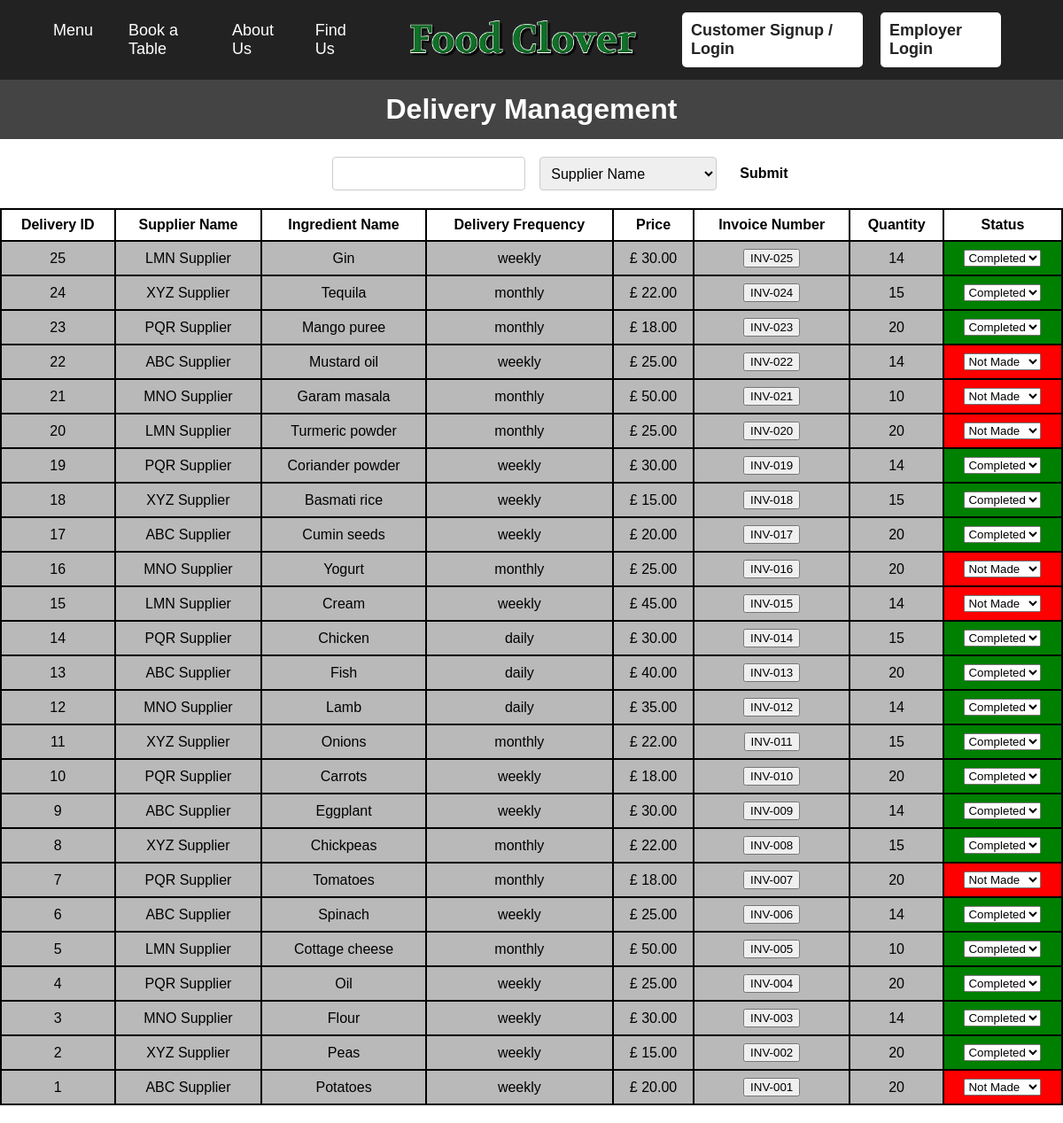
The app's page /pages/employers/deliveryInvoice.php with its own data.
### tables this page shows
CREATE TABLE `delivery` (
  `delivery_id` int(11) NOT NULL,
  `supplier_id` int(11) NOT NULL,
  `ingredient_id` int(11) NOT NULL,
  `delivery_date` date NOT NULL,
  `delivery_frequency` enum('daily','weekly','monthly') NOT NULL,
  `price` decimal(10,2) NOT NULL,
  `invoice_number` varchar(50) DEFAULT NULL,
  `quantity` int(11) NOT NULL,
  `delivery_status` enum('pending','completed','not made') NOT NULL DEFAULT 'pending'
);

CREATE TABLE `suppliers` (
  `supplier_id` int(11) NOT NULL,
  `supplier_name` varchar(255) NOT NULL,
  `address` varchar(255) NOT NULL,
  `phone` varchar(20) NOT NULL,
  `email` varchar(255) NOT NULL,
  `delivery_frequency` enum('daily','weekly','monthly') NOT NULL
);

CREATE TABLE `ingredients` (
  `ingredient_id` int(11) NOT NULL,
  `ingredient_name` varchar(255) NOT NULL,
  `inventory_stock` decimal(10,2) NOT NULL,
  `measure_unit` varchar(20) NOT NULL,
  `supplier_id` int(11) NOT NULL,
  `supplier_name` varchar(255) NOT NULL,
  `expiry_date` date NOT NULL,
  `category` varchar(255) DEFAULT NULL,
  `status` varchar(255) GENERATED ALWAYS AS (case when `inventory_stock` <= 10.00 then 'Urgent' else 'Enough' end) STORED,
  `availability` enum('In use','Not in use') DEFAULT 'In use'
);

### pages/employers/deliveryInvoice.php (the view, shortened to what this page needs)
<?php
include_once '..\..\includes\header.php';
$search = isset($_GET['search']) ? $_GET['search'] : '';
$criteria = isset($_GET['criteria']) ? $_GET['criteria'] : 'supplier_name';
?>
<!DOCTYPE html>
<html>
<header>
    <link rel="stylesheet" href="..\..\assets\css\main_style.css">
    <link rel="stylesheet" href="..\..\assets\css\header_style.css">
    <h1>Delivery Management</h1>
</header>
<form method="get" action="<?php echo htmlspecialchars($_SERVER["PHP_SELF"]); ?>" class="searchbar" onsubmit="trimSearch()">
    <label for="search">Search:</label>
    <input type="text" id="search" name="search" value="<?php echo htmlspecialchars($search); ?>">
    <select name="criteria">
        <option value="supplier_name" <?php if ($criteria === 'supplier_name') {
                                            echo ' selected';
                                        } ?>>Supplier Name</option>
    </select>
    <?php if (!empty($search)) { ?>
        <button type="submit" name="reset" value="1">Reset</button>
    <?php } else { ?>
        <button type="submit">Submit</button>
    <?php } ?>
</form>
<body>
    <table>
        <tr>
            <th>Delivery ID</th>
            <th>Supplier Name</th>
            <th>Ingredient Name</th>
            <th>Delivery Frequency</th>
            <th>Price</th>
            <th>Invoice Number</th>
            <th>Quantity</th>
            <th>Status</th>
        </tr>
        <?php
        $sql = "SELECT delivery.*, suppliers.supplier_name, ingredients.ingredient_name
FROM delivery
INNER JOIN suppliers ON delivery.supplier_id = suppliers.supplier_id
INNER JOIN ingredients ON delivery.ingredient_id = ingredients.ingredient_id
WHERE 1
ORDER BY delivery.invoice_number DESC";
        $result = $conn->query($sql);
        if ($result->num_rows > 0) {
            while ($row = $result->fetch_assoc()) {
                $statusClass = str_replace(' ', '-', strtolower($row["delivery_status"]));
                echo "<tr>";
                echo "<td>" . $row["delivery_id"] . "</td>";
                echo "<td>" . $row["supplier_name"] . "</td>";
                echo "<td>" . $row["ingredient_name"] . "</td>";
                echo "<td>" . $row["delivery_frequency"] . "</td>";
                echo "<td>£ " . $row["price"] . "</td>";
                echo "<td>";
                echo "<form method='post' action='invoices.php?delivery_id=" . $row["delivery_id"] . "'>";
                echo "<button>" . $row["invoice_number"] . "</button>";
                echo "</form>";
                echo "</td>";
                echo "<td>" . $row["quantity"] . "</td>";
                echo "<td class='" . $statusClass . "'>";
                echo "<form method='post' onsubmit='return confirm(\"Are you sure you want to update the delivery status?\");' action='deliveryInvoice.php'>";
                echo "<select name='delivery_status' onchange='if(confirm(\"Are you sure you want to update the delivery status?\")) { this.form.submit(); }'>";
                echo "<option value='completed' " . ($row["delivery_status"] == 'completed' ? 'selected' : '') . ">Completed</option>";
                echo "<option value='not made' " . ($row["delivery_status"] == 'not made' ? 'selected' : '') . ">Not Made</option>";
                echo "</select>";
                echo "</form>";
                echo "</td></tr>";
            }
        } else {
            echo "<tr><td colspan='8'>0 Deliveries</td></tr>";
        }
        ?>
    </table>
</body>
</html>

### includes/header.php (shortened to what this page needs)
<!DOCTYPE html>
<html>
<head>
    <link rel="stylesheet" href="..\..\assets\css\header_style.css">
<nav>
  <div class="left-links">
  <ul>
      <li><a href="..\..\pages\customers\customer_menu.php">Menu</a></li>
    <?php
    if(isset($_SESSION['usertype']) && ($_SESSION['usertype'] == 'customer' || $_SESSION['usertype'] == 'guest') || !isset($_SESSION['usertype'])) {
      echo '<li><a href="..\..\pages\customers\bookTable.php">Book a Table</a></li>';
    }
    ?>
      <li><a href="..\..\pages\customers\about_us.php">About Us</a></li>
      <li><a href="..\..\pages\customers\find_us.php">Find Us</a></li>
  </ul>
  </div>
  <div class="center-logo">
    <img src="..\..\assets\images\title_foodClover.png" alt="Logo">
  </div>
  <div class="right-links">
    <ul>
 <?php
if(isset($_SESSION['email']) && isset($_SESSION['usertype']) && $_SESSION['usertype'] == 'employer') {
     echo '<li><a href="..\..\pages\employers\employerProfile.php">Profile</a></li>';
     echo '<li><a href="..\..\pages\employers\employer_home.php">Dashboard</a></li>';
     echo '<li><a class="login" href="..\..\admin\logout.scr.php">Logout</a></li>';
} else if(isset($_SESSION['usertype']) && ($_SESSION['usertype'] == 'guest')) {
  echo '<li><a class="login" href="..\..\admin\logout.scr.php">Logout</a></li>';
} else if(isset($_SESSION['usertype']) && ($_SESSION['usertype'] == 'customer')) {
  echo '<li><a href="..\..\pages\customers\customer_profile.php">Profile</a></li>';
  echo '<li><a class="login" href="..\..\admin\logout.scr.php">Logout</a></li>';
} else {
  echo '<li><a class="login" href="..\..\pages\customers\customerLogin.php">Customer Signup / Login</a></li>';
  echo '<li><a class="login" href="..\..\pages\employers\employerLogin.php">Employer Login</a></li>';
}
 ?>
    </ul>
  </div>
</nav>
</head>
</html>

### assets/css/header_style.css (style rules this page uses)
body { margin: 0; padding-top: 90px; font-family: Arial, sans-serif; }
nav { background-color: #222; display: flex; align-items: center; justify-content: space-between; padding: 0 40px; font-size: 18px; font-family: Arial, sans-serif; position: fixed; top: 0; width: 100%; }
nav ul { list-style: none; margin: 0; padding: 0; display: flex; }
nav ul li { margin: 0 10px; }
nav ul li a { display: block; color: #fff; text-decoration: none; padding: 10px; transition: background-color 0.5s ease; }
.left-links { display: flex; width: calc(50% - 220px); }
.right-links { display: flex; align-items: center; justify-content: flex-end; width: calc(50% - 220px); margin-right: 100px; }
.center-logo { flex: 1; display: flex; justify-content: center; align-items: center; }
.center-logo img { height: 90px; }
.login { background-color: white; color: #222; padding: 10px; border-radius: 5px; font-weight: bold; }

### assets/css/main_style.css (style rules this page uses)
body { background-image: url("../images/background.jpg"); background-size: cover; background-position: center; }
header { background-color: #444; color: white; padding: 10px; font-family: Arial, sans-serif; }
h1 { font-size: 2rem; font-weight: bold; text-align: center; margin: 5px; }
table { border-collapse: collapse; width: 100%; margin: 20px 0; }
th, td { text-align: center; padding: 8px; border: 2px solid black; }
th { background-color: white; color: black; font-weight: bold; }
td { background-color: rgb(185, 185, 185); }
tr:nth-child(even) { background-color: rgb(185, 185, 185); }
.searchbar { display: flex; justify-content: center; }
.searchbar label { font-size: 1rem; font-weight: bold; margin-right: 1rem; margin-top: 30px; color: white; font-weight: bolder; }
.searchbar input[type="text"], .searchbar select { font-size: 1rem; padding: 0.5rem; border: 1px solid #ccc; border-radius: 4px; margin-right: 1rem; width: 200px; margin-top: 20px; }
.searchbar button[type="submit"], .searchbar button[type="reset"] { padding: 10px; font-size: 1rem; background-color: white; color: black; font-weight: bold; border: none; border-radius: 4px; cursor: pointer; margin-top: 20px; }

### pages/employers/deliveryInvoice.php (style rules this page uses)
.completed { background-color: green; }
.not-made { background-color: red; }

### records on screen
delivery: delivery_id "25", supplier.supplier_name "LMN Supplier", ingredient.ingredient_name "Gin", delivery_frequency "weekly", price "30.00", invoice_number "INV-025", quantity "14", delivery_status "Completed"
delivery: delivery_id "24", supplier.supplier_name "XYZ Supplier", ingredient.ingredient_name "Tequila", delivery_frequency "monthly", price "22.00", invoice_number "INV-024", quantity "15", delivery_status "Completed"
delivery: delivery_id "23", supplier.supplier_name "PQR Supplier", ingredient.ingredient_name "Mango puree", delivery_frequency "monthly", price "18.00", invoice_number "INV-023", quantity "20", delivery_status "Completed"
delivery: delivery_id "22", supplier.supplier_name "ABC Supplier", ingredient.ingredient_name "Mustard oil", delivery_frequency "weekly", price "25.00", invoice_number "INV-022", quantity "14", delivery_status "Not Made"
delivery: delivery_id "21", supplier.supplier_name "MNO Supplier", ingredient.ingredient_name "Garam masala", delivery_frequency "monthly", price "50.00", invoice_number "INV-021", quantity "10", delivery_status "Not Made"
delivery: delivery_id "20", supplier.supplier_name "LMN Supplier", ingredient.ingredient_name "Turmeric powder", delivery_frequency "monthly", price "25.00", invoice_number "INV-020", quantity "20", delivery_status "Not Made"
delivery: delivery_id "19", supplier.supplier_name "PQR Supplier", ingredient.ingredient_name "Coriander powder", delivery_frequency "weekly", price "30.00", invoice_number "INV-019", quantity "14", delivery_status "Completed"
delivery: delivery_id "18", supplier.supplier_name "XYZ Supplier", ingredient.ingredient_name "Basmati rice", delivery_frequency "weekly", price "15.00", invoice_number "INV-018", quantity "15", delivery_status "Completed"
delivery: delivery_id "17", supplier.supplier_name "ABC Supplier", ingredient.ingredient_name "Cumin seeds", delivery_frequency "weekly", price "20.00", invoice_number "INV-017", quantity "20", delivery_status "Completed"
delivery: delivery_id "16", supplier.supplier_name "MNO Supplier", ingredient.ingredient_name "Yogurt", delivery_frequency "monthly", price "25.00", invoice_number "INV-016", quantity "20", delivery_status "Not Made"
delivery: delivery_id "15", supplier.supplier_name "LMN Supplier", ingredient.ingredient_name "Cream", delivery_frequency "weekly", price "45.00", invoice_number "INV-015", quantity "14", delivery_status "Not Made"
delivery: delivery_id "14", supplier.supplier_name "PQR Supplier", ingredient.ingredient_name "Chicken", delivery_frequency "daily", price "30.00", invoice_number "INV-014", quantity "15", delivery_status "Completed"
delivery: delivery_id "13", supplier.supplier_name "ABC Supplier", ingredient.ingredient_name "Fish", delivery_frequency "daily", price "40.00", invoice_number "INV-013", quantity "20", delivery_status "Completed"
delivery: delivery_id "12", supplier.supplier_name "MNO Supplier", ingredient.ingredient_name "Lamb", delivery_frequency "daily", price "35.00", invoice_number "INV-012", quantity "14", delivery_status "Completed"
delivery: delivery_id "11", supplier.supplier_name "XYZ Supplier", ingredient.ingredient_name "Onions", delivery_frequency "monthly", price "22.00", invoice_number "INV-011", quantity "15", delivery_status "Completed"
delivery: delivery_id "10", supplier.supplier_name "PQR Supplier", ingredient.ingredient_name "Carrots", delivery_frequency "weekly", price "18.00", invoice_number "INV-010", quantity "20", delivery_status "Completed"
delivery: delivery_id "9", supplier.supplier_name "ABC Supplier", ingredient.ingredient_name "Eggplant", delivery_frequency "weekly", price "30.00", invoice_number "INV-009", quantity "14", delivery_status "Completed"
delivery: delivery_id "8", supplier.supplier_name "XYZ Supplier", ingredient.ingredient_name "Chickpeas", delivery_frequency "monthly", price "22.00", invoice_number "INV-008", quantity "15", delivery_status "Completed"
delivery: delivery_id "7", supplier.supplier_name "PQR Supplier", ingredient.ingredient_name "Tomatoes", delivery_frequency "monthly", price "18.00", invoice_number "INV-007", quantity "20", delivery_status "Not Made"
delivery: delivery_id "6", supplier.supplier_name "ABC Supplier", ingredient.ingredient_name "Spinach", delivery_frequency "weekly", price "25.00", invoice_number "INV-006", quantity "14", delivery_status "Completed"
delivery: delivery_id "5", supplier.supplier_name "LMN Supplier", ingredient.ingredient_name "Cottage cheese", delivery_frequency "monthly", price "50.00", invoice_number "INV-005", quantity "10", delivery_status "Completed"
delivery: delivery_id "4", supplier.supplier_name "PQR Supplier", ingredient.ingredient_name "Oil", delivery_frequency "weekly", price "25.00", invoice_number "INV-004", quantity "20", delivery_status "Completed"
delivery: delivery_id "3", supplier.supplier_name "MNO Supplier", ingredient.ingredient_name "Flour", delivery_frequency "weekly", price "30.00", invoice_number "INV-003", quantity "14", delivery_status "Completed"
delivery: delivery_id "2", supplier.supplier_name "XYZ Supplier", ingredient.ingredient_name "Peas", delivery_frequency "weekly", price "15.00", invoice_number "INV-002", quantity "20", delivery_status "Completed"
delivery: delivery_id "1", supplier.supplier_name "ABC Supplier", ingredient.ingredient_name "Potatoes", delivery_frequency "weekly", price "20.00", invoice_number "INV-001", quantity "20", delivery_status "Not Made"
